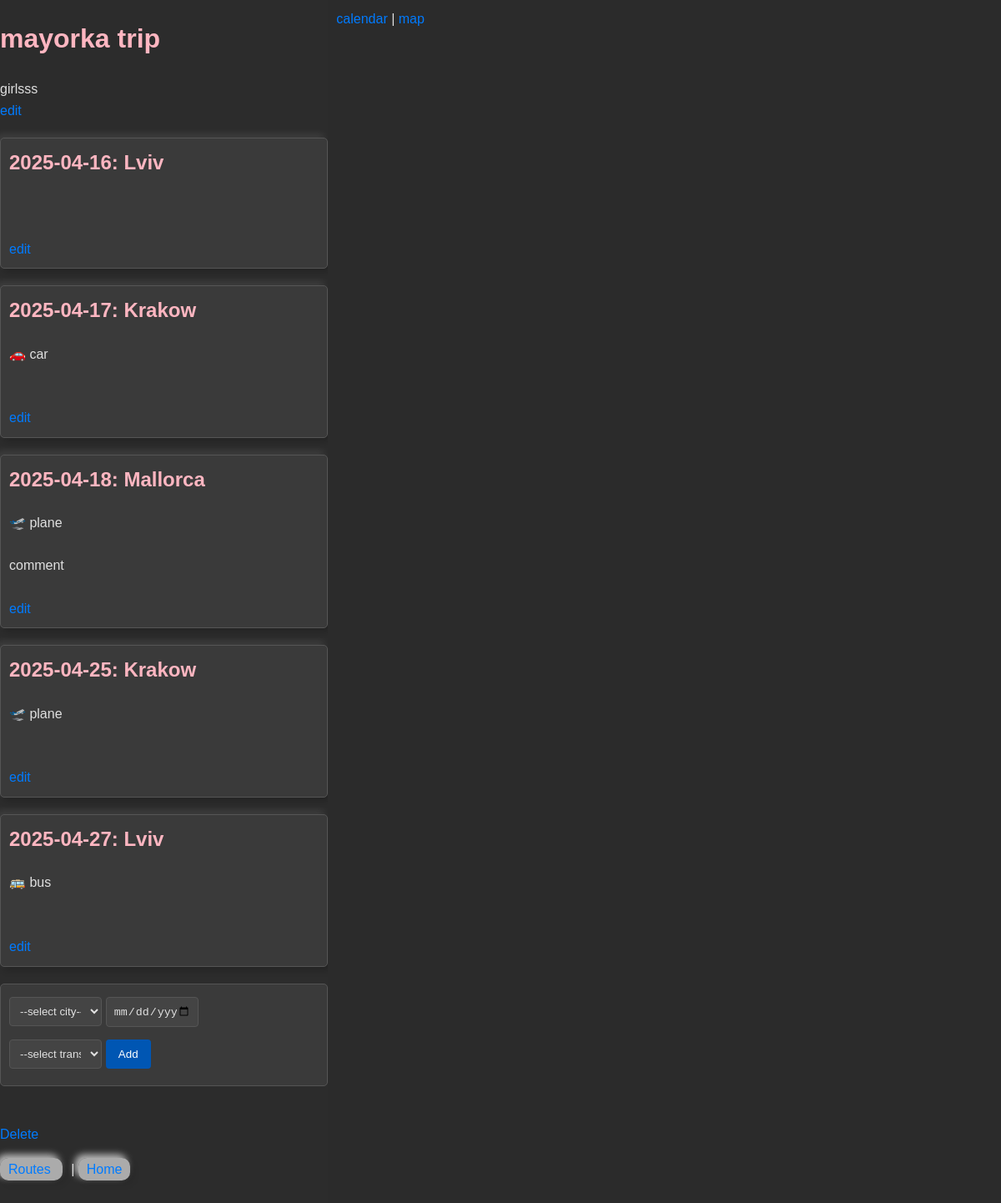
Before: /route/2 with the older database file.
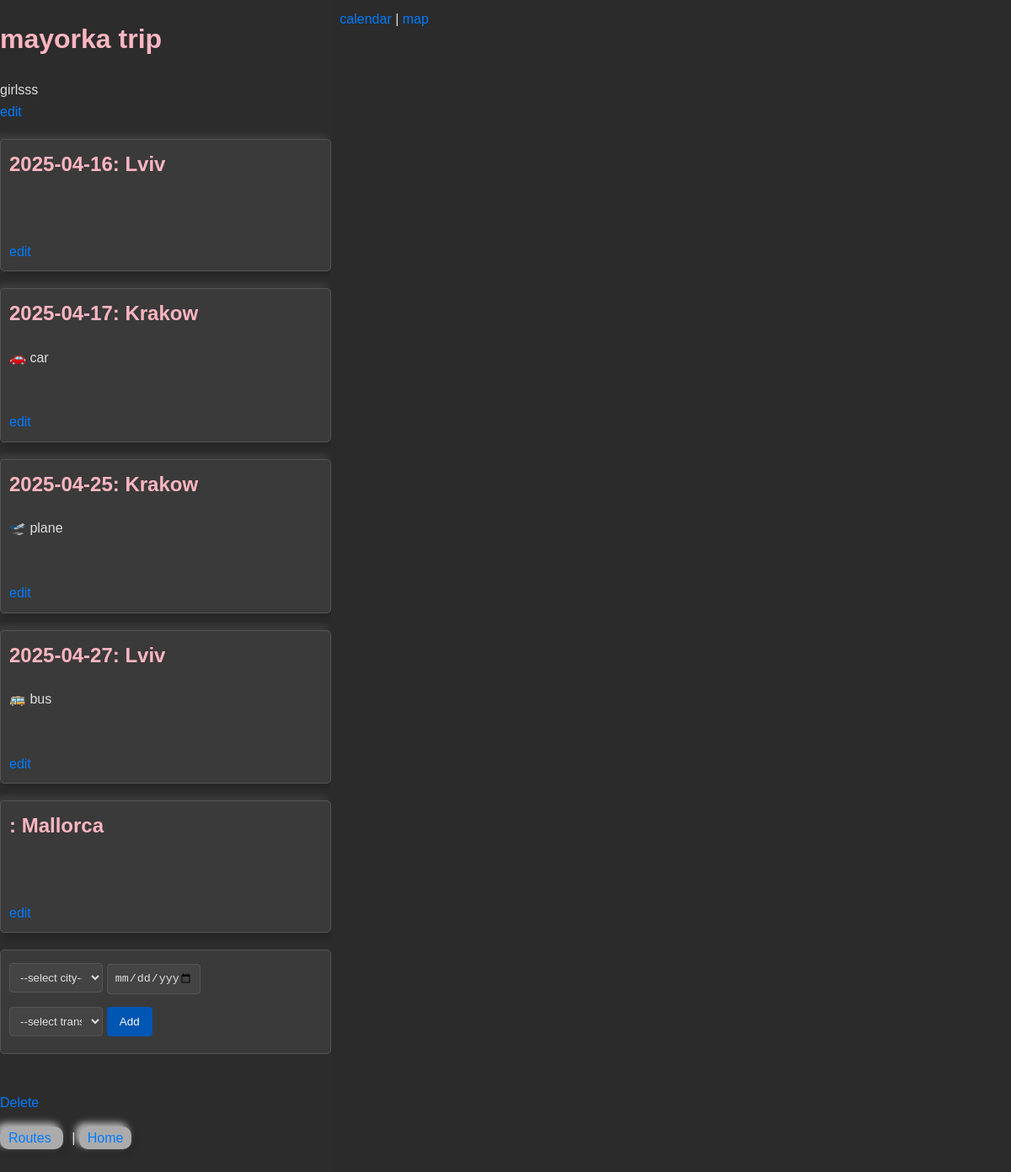
After: the same page with the newer database file.
### app/models/route_model.py (models this page shows, shortened)
class Route(db.Model):
    __tablename__ = 'routes'
    id = db.Column(db.Integer, primary_key=True)
    name = db.Column(db.String(100), nullable=False)
    description = db.Column(db.String(1024))

### app/models/checkpoint_model.py (models this page shows, shortened)
class Checkpoint(db.Model):
    __tablename__ = 'checkpoints'
    id = db.Column(db.Integer, primary_key=True)
    route_id = db.Column(db.Integer)
    city_id = db.Column(db.Integer)
    from_date = db.Column(db.String(100))
    to_date = db.Column(db.String(100))
    transport = db.Column(db.String(100))
    description = db.Column(db.String(1024))

### app/models/city_model.py (models this page shows, shortened)
class City(db.Model):
    __tablename__ = 'cities'
    id = db.Column(db.Integer, primary_key=True)
    name = db.Column(db.String(100), nullable=False)
    latitude = db.Column(db.Float)
    longitude = db.Column(db.Float)

### app/routes/route.py (the view)
@route_bp.route("/route/<id>")
def show(id):
    route = Route.query.get(id)
    if not route: abort(404)
    cities = City.query.all()
    checkpooints_stmt = select(Checkpoint).where(Checkpoint.route_id == route.id)
    checkpoints = [checkpoint for checkpoint in db.session.scalars(checkpooints_stmt)]
    for checkpoint in checkpoints:
        checkpoint.city = City.query.get(checkpoint.city_id)
    return render_template('route.html.j2', route=route, cities=cities, checkpoints=checkpoints, transports=transports)

### app/templates/route.html.j2 (shortened to what this page needs)
<html>
<head>
    <link rel="stylesheet" type="text/css" href="/static/route.css">
    <link href='/static/fullcalendar.css' rel='stylesheet' />
</head>
<body>
    <div style="display: flex; height: 100vh;">
        <div style="flex: 1; overflow-y: scroll;">
            <div class="trip" id="trip_{{route.id}}">
                <h1>{{route.name}}</h1>
                <div class="description">{{route.description}}</div>
                <a onclick="document.getElementById('edit_trip_{{route.id}}').style.display = 'block';
                        document.getElementById('trip_{{route.id}}').style.display = 'none';">edit</a>
            </div>
            <div class="checkpoints">
                {% for checkpoint in checkpoints %}
                <div class="checkpoint" id="checkpoint_{{checkpoint.id}}">
                    <h2>{{checkpoint.from_date}}: {{checkpoint.city.name}}</h2>
                    <div class="transport value">{{checkpoint.transport}}</div><br>
                    <div class="description value">{{checkpoint.description}}</div><br>
                    <a onclick="document.getElementById('edit_checkpoint_{{checkpoint.id}}').style.display = 'block';
                        document.getElementById('checkpoint_{{checkpoint.id}}').style.display = 'none';">
                        edit</a>
                </div>
                {% endfor %}
            </div>
            <form action="/checkpoint/add">
                <select name="city_id">
                    <option value="">--select city--</option>
                </select>
                <input type="date" name="date" value=""><br>
                <select name="transport">
                    <option value="">--select transport--</option>
                </select>
                <input type="submit" value="Add">
            </form>
            <br>
            <a href="/route/{{route.id}}/delete">Delete</a><br>
            <p>
                <a href="/routes">Routes </a> |
                <a href="/">Home </a><br>
            </p>
        </div>
        <div style="flex: 2; padding: 10px; background-color: #2b2b2b;">
            <div>
                <a onclick="document.getElementById('calendar').style.display = 'block';
                        document.getElementById('map').style.display = 'none';">
                    calendar
                </a>|
                <a onclick="document.getElementById('map').style.display = 'block';
                        document.getElementById('calendar').style.display = 'none';">map
                </a>
            </div>
            <div id="map" ></div>
        </div>
    </div>
</body>
</html>

### app/static/route.css (style rules this page uses)
body { font-family: Arial, sans-serif; line-height: 1.6; margin: 0; padding: 0; background-color: #f4f4f4; color: #333; }
h1, h2 { color: #444; }
a { color: #007BFF; text-decoration: none; }
form { margin-bottom: 20px; padding: 10px; background: #fff; border: 1px solid #ddd; border-radius: 5px; }
form input[type="text"], form input[type="date"], form select, form textarea { width: 30%; padding: 8px; margin: 5px 0 10px; border: 1px solid #ccc; border-radius: 4px; box-sizing: border-box; }
form input[type="submit"] { background-color: #007BFF; color: white; border: none; padding: 10px 15px; cursor: pointer; border-radius: 4px; }
.checkpoints { margin-top: 20px; }
.checkpoint { margin-bottom: 20px; padding: 10px; background: #fff; border: 1px solid #ddd; border-radius: 5px; box-shadow: 4px 4px 8px rgba(0, 0, 0, 0.2), -4px -4px 8px rgba(255, 255, 255, 0.1); transition: all 0.3s ease; }
.checkpoint h2 { margin-top: 0; }
p a { margin-right: 10px; padding: 5px 10px; border-radius: 10px; background: rgba(255, 255, 255, 0.6); box-shadow: 4px 4px 8px rgba(0, 0, 0, 0.1), -4px -4px 8px rgba(255, 255, 255, 0.7); transition: all 0.3s ease; }
body { background-color: #2c2c2c; color: #e0e0e0; }
form { background: #3a3a3a; border: 1px solid #555; }
form input[type="text"], form input[type="date"], form select, form textarea { border: 1px solid #555; background-color: #444; color: #e0e0e0; }
form select { width: 30%; }
form input[type="submit"] { background-color: #0056b3; }
.checkpoint { background: #3a3a3a; border: 1px solid #555; }
h1, h2 { color: #ffb6c1; }

### app/static/fullcalendar.css (style rules this page uses)
:root { --fc-daygrid-event-dot-width:8px }
:root { --fc-list-event-dot-width:10px;--fc-list-event-hover-bg-color:#f5f5f5 }

### app/templates/route.html.j2 (style rules this page uses)
#map { height: 100%; width: 100%; }

Changed rows visible on the page:
removed Checkpoint: from_date "2025-04-18", city.name "Mallorca", transport "🛫 plane", description "comment"
added Checkpoint: city.name "Mallorca"
